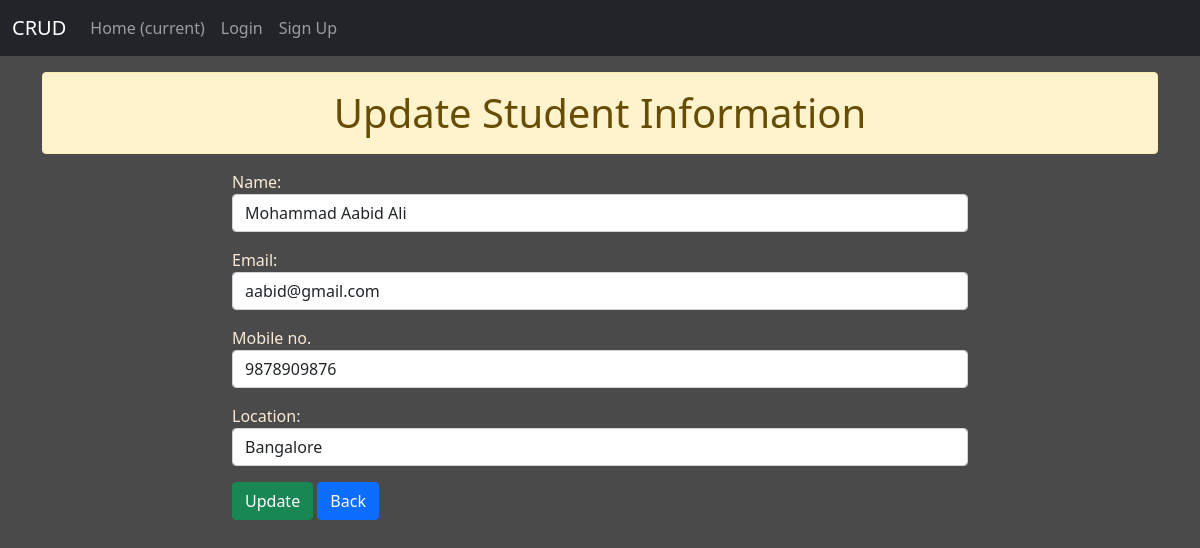
The app's page /update/1/ with its own data.
### student/models.py (models this page shows)
class Student_user(models.Model):
    name = models.CharField(max_length=20)
    email = models.EmailField(max_length=25)
    phone = models.IntegerField()
    location = models.CharField(max_length=20)

### student/views.py (the view)
# urls.py: path('update/<int:id>/', views.update_data, name='update'),
def update_data(request, id):
    if request.method == 'POST':
        pi = Student_user.objects.get(pk=id)
        fm = Student(request.POST, instance=pi)
        if fm.is_valid():
            fm.save()
            messages.success(request, 'Form updated Successfully')
    else:
        pi = Student_user.objects.get(pk=id)
        fm = Student(instance=pi)
    return render(request, 'student/update.html', {'form':fm})

### student/forms.py
class Student(forms.ModelForm):
    class Meta:
        model = Student_user
        fields = ['name', 'email', 'phone', 'location']
        labels = {'name':'Name', 'email':'Email', 'phone':'Mobile no.','location':'Location'}
        widgets = {
            'name':forms.TextInput(attrs={'class':'form-control'}),
            'email':forms.EmailInput(attrs={'class':'form-control'}),
            'phone':forms.NumberInput(attrs={'class':'form-control'}),
            'location':forms.TextInput(attrs={'class':'form-control'}),
        }

### student/templates/student/update.html (shortened to what this page needs)
{% extends 'student/base.html' %}
{% load static %}
{% block content %}
<div>
    <h1 class="alert alert-warning text-center my-3">Update Student Information</h1>
</div>
    <div class="row">
        <div class="col-sm-8 offset-2">
            <form action="" method="post">
                {{form.as_p}}
                <input class="btn btn-success" type="submit" value="Update">
                <a class="btn btn-primary" href="{% url 'dashboard' %}">Back</a>
            </form>
        </div>
    </div>
{% endblock content %}

### student/static/student/css/style.css (style rules this page uses)
body { background-color: rgb(75, 74, 74); color: antiquewhite; }

### records on screen
Student_user: name "Mohammad Aabid Ali", email "aabid@gmail.com", phone "9878909876", location "Bangalore"
